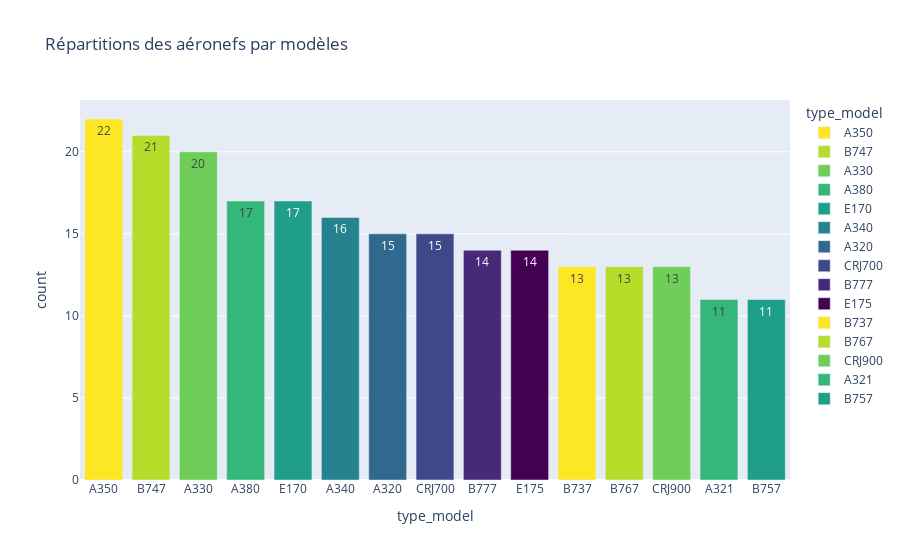

Notebook code for this chart:
### Code cell
df_sum_by_model = df_aeronefs.groupby('type_model').size().reset_index(name='count').sort_values(by='count', ascending=False)

fig = px.bar(
    df_sum_by_model ,
    x='type_model',
    y='count',
    title="Répartitions des aéronefs par modèles",
    color='type_model',
    orientation='v',
    text = 'count',
    color_discrete_sequence=px.colors.sequential.Viridis_r
)

fig.show()

### Figure 1 — Plotly figure (JSON) as saved in the notebook; plotly's stock layout.template omitted (floating-point values rounded to 4 significant figures)
{"data": [{"alignmentgroup": "True", "hovertemplate": "type_model=%{x}<br>count=%{text}<extra></extra>", "legendgroup": "A350", "marker": {"color": "#fde725", "pattern": {"shape": ""}}, "name": "A350", "offsetgroup": "A350", "orientation": "v", "showlegend": true, "text": [22], "textposition": "auto", "type": "bar", "x": ["A350"], "xaxis": "x", "y": [22], "yaxis": "y"}, {"alignmentgroup": "True", "hovertemplate": "type_model=%{x}<br>count=%{text}<extra></extra>", "legendgroup": "B747", "marker": {"color": "#b5de2b", "pattern": {"shape": ""}}, "name": "B747", "offsetgroup": "B747", "orientation": "v", "showlegend": true, "text": [21], "textposition": "auto", "type": "bar", "x": ["B747"], "xaxis": "x", "y": [21], "yaxis": "y"}, {"alignmentgroup": "True", "hovertemplate": "type_model=%{x}<br>count=%{text}<extra></extra>", "legendgroup": "A330", "marker": {"color": "#6ece58", "pattern": {"shape": ""}}, "name": "A330", "offsetgroup": "A330", "orientation": "v", "showlegend": true, "text": [20], "textposition": "auto", "type": "bar", "x": ["A330"], "xaxis": "x", "y": [20], "yaxis": "y"}, {"alignmentgroup": "True", "hovertemplate": "type_model=%{x}<br>count=%{text}<extra></extra>", "legendgroup": "A380", "marker": {"color": "#35b779", "pattern": {"shape": ""}}, "name": "A380", "offsetgroup": "A380", "orientation": "v", "showlegend": true, "text": [17], "textposition": "auto", "type": "bar", "x": ["A380"], "xaxis": "x", "y": [17], "yaxis": "y"}, {"alignmentgroup": "True", "hovertemplate": "type_model=%{x}<br>count=%{text}<extra></extra>", "legendgroup": "E170", "marker": {"color": "#1f9e89", "pattern": {"shape": ""}}, "name": "E170", "offsetgroup": "E170", "orientation": "v", "showlegend": true, "text": [17], "textposition": "auto", "type": "bar", "x": ["E170"], "xaxis": "x", "y": [17], "yaxis": "y"}, {"alignmentgroup": "True", "hovertemplate": "type_model=%{x}<br>count=%{text}<extra></extra>", "legendgroup": "A340", "marker": {"color": "#26828e", "pattern": {"shape": ""}}, "name": "A340", "offsetgroup": "A340", "orientation": "v", "showlegend": true, "text": [16], "textposition": "auto", "type": "bar", "x": ["A340"], "xaxis": "x", "y": [16], "yaxis": "y"}, {"alignmentgroup": "True", "hovertemplate": "type_model=%{x}<br>count=%{text}<extra></extra>", "legendgroup": "A320", "marker": {"color": "#31688e", "pattern": {"shape": ""}}, "name": "A320", "offsetgroup": "A320", "orientation": "v", "showlegend": true, "text": [15], "textposition": "auto", "type": "bar", "x": ["A320"], "xaxis": "x", "y": [15], "yaxis": "y"}, {"alignmentgroup": "True", "hovertemplate": "type_model=%{x}<br>count=%{text}<extra></extra>", "legendgroup": "CRJ700", "marker": {"color": "#3e4989", "pattern": {"shape": ""}}, "name": "CRJ700", "offsetgroup": "CRJ700", "orientation": "v", "showlegend": true, "text": [15], "textposition": "auto", "type": "bar", "x": ["CRJ700"], "xaxis": "x", "y": [15], "yaxis": "y"}, {"alignmentgroup": "True", "hovertemplate": "type_model=%{x}<br>count=%{text}<extra></extra>", "legendgroup": "B777", "marker": {"color": "#482878", "pattern": {"shape": ""}}, "name": "B777", "offsetgroup": "B777", "orientation": "v", "showlegend": true, "text": [14], "textposition": "auto", "type": "bar", "x": ["B777"], "xaxis": "x", "y": [14], "yaxis": "y"}, {"alignmentgroup": "True", "hovertemplate": "type_model=%{x}<br>count=%{text}<extra></extra>", "legendgroup": "E175", "marker": {"color": "#440154", "pattern": {"shape": ""}}, "name": "E175", "offsetgroup": "E175", "orientation": "v", "showlegend": true, "text": [14], "textposition": "auto", "type": "bar", "x": ["E175"], "xaxis": "x", "y": [14], "yaxis": "y"}, {"alignmentgroup": "True", "hovertemplate": "type_model=%{x}<br>count=%{text}<extra></extra>", "legendgroup": "B737", "marker": {"color": "#fde725", "pattern": {"shape": ""}}, "name": "B737", "offsetgroup": "B737", "orientation": "v", "showlegend": true, "text": [13], "textposition": "auto", "type": "bar", "x": ["B737"], "xaxis": "x", "y": [13], "yaxis": "y"}, {"alignmentgroup": "True", "hovertemplate": "type_model=%{x}<br>count=%{text}<extra></extra>", "legendgroup": "B767", "marker": {"color": "#b5de2b", "pattern": {"shape": ""}}, "name": "B767", "offsetgroup": "B767", "orientation": "v", "showlegend": true, "text": [13], "textposition": "auto", "type": "bar", "x": ["B767"], "xaxis": "x", "y": [13], "yaxis": "y"}, {"alignmentgroup": "True", "hovertemplate": "type_model=%{x}<br>count=%{text}<extra></extra>", "legendgroup": "CRJ900", "marker": {"color": "#6ece58", "pattern": {"shape": ""}}, "name": "CRJ900", "offsetgroup": "CRJ900", "orientation": "v", "showlegend": true, "text": [13], "textposition": "auto", "type": "bar", "x": ["CRJ900"], "xaxis": "x", "y": [13], "yaxis": "y"}, {"alignmentgroup": "True", "hovertemplate": "type_model=%{x}<br>count=%{text}<extra></extra>", "legendgroup": "A321", "marker": {"color": "#35b779", "pattern": {"shape": ""}}, "name": "A321", "offsetgroup": "A321", "orientation": "v", "showlegend": true, "text": [11], "textposition": "auto", "type": "bar", "x": ["A321"], "xaxis": "x", "y": [11], "yaxis": "y"}, {"alignmentgroup": "True", "hovertemplate": "type_model=%{x}<br>count=%{text}<extra></extra>", "legendgroup": "B757", "marker": {"color": "#1f9e89", "pattern": {"shape": ""}}, "name": "B757", "offsetgroup": "B757", "orientation": "v", "showlegend": true, "text": [11], "textposition": "auto", "type": "bar", "x": ["B757"], "xaxis": "x", "y": [11], "yaxis": "y"}], "layout": {"barmode": "relative", "legend": {"title": {"text": "type_model"}, "tracegroupgap": 0}, "title": {"text": "Répartitions des aéronefs par modèles"}, "xaxis": {"anchor": "y", "categoryarray": ["A350", "B747", "A330", "A380", "E170", "A340", "A320", "CRJ700", "B777", "E175", "B737", "B767", "CRJ900", "A321", "B757"], "categoryorder": "array", "domain": [0, 1], "title": {"text": "type_model"}}, "yaxis": {"anchor": "x", "domain": [0, 1], "title": {"text": "count"}}}}
